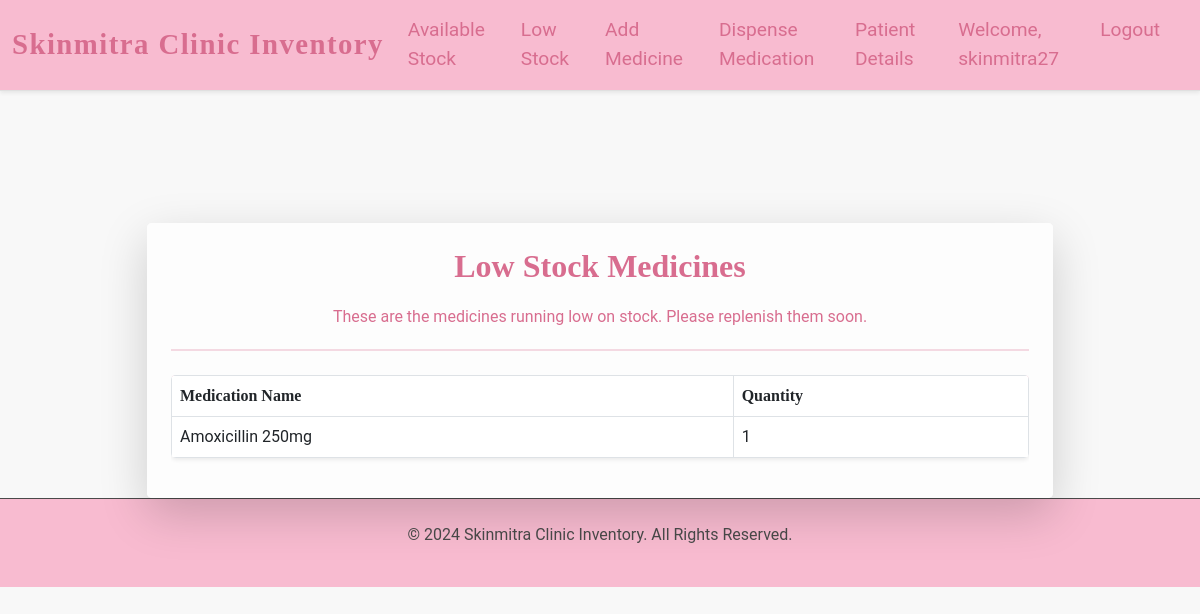
The app's page /low_stock/ (signed in), older data.
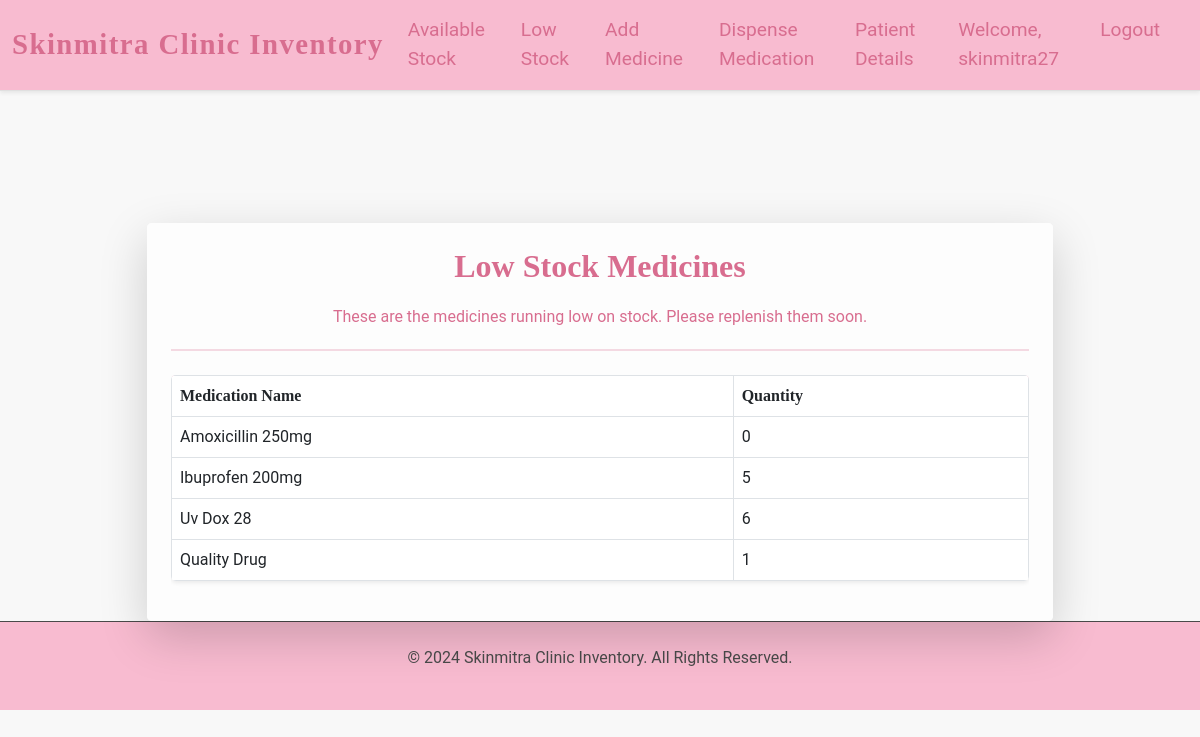
The same page, newer data.
### inventory/models.py (models this page shows, shortened)
class Medication(models.Model):
    name = models.CharField(max_length=100)
    quantity = models.IntegerField()
    date_added = models.DateTimeField(auto_now_add=True)
    company_name = models.CharField(max_length=255, default="Unknown")  # Add this field

### inventory/views.py (the view)
# urls.py: path('low_stock/', views.low_stock, name='low_stock'),
@login_required
def low_stock(request):
    medications = Medication.objects.filter(quantity__lt=10)
    return render(request, "low_stock.html", {"medications": medications})

### inventory/templates/low_stock.html (shortened to what this page needs)
{% extends "base.html" %}
{% block content %}
<div class="container mt-5">
    <div class="row justify-content-center">
        <div class="col-md-10">
            <div class="card shadow-lg border-0">
                <div class="card-body p-4">
                    <div class="text-center mb-4">
                        <h1 class="low-stock-heading">Low Stock Medicines</h1>
                        <p class="lead-text">These are the medicines running low on stock. Please replenish them soon.</p>
                        <hr class="hr-style">
                    </div>
                    {% if medications %}
                    <div class="table-responsive mt-4">
                        <table class="table table-bordered table-hover shadow-sm">
                            <thead class="table-heading">
                                <tr>
                                    <th>Medication Name</th>
                                    <th>Quantity</th>
                                </tr>
                            </thead>
                            <tbody>
                                {% for medication in medications %}
                                <tr>
                                    <td>{{ medication.name }}</td>
                                    <td>{{ medication.quantity }}</td>
                                </tr>
                                {% empty %}
                                <tr>
                                    <td colspan="2" class="text-center-custom">No low stock medicines available.</td>
                                </tr>
                                {% endfor %}
                            </tbody>
                        </table>
                    </div>
                    {% else %}
                    <p class="text-center-custom mt-4">No medicines with low stock!</p>
                    {% endif %}
                </div>
            </div>
        </div>
    </div>
</div>
{% endblock %}

Row changes from the older to the newer data that the page shows:
changed Medication "Amoxicillin 250mg": quantity "1" → "0"
now on this page (row edited): Medication: name "Ibuprofen 200mg", quantity "5"
added Medication: name "Uv Dox 28", quantity "6"
added Medication: name "Quality Drug", quantity "1"
